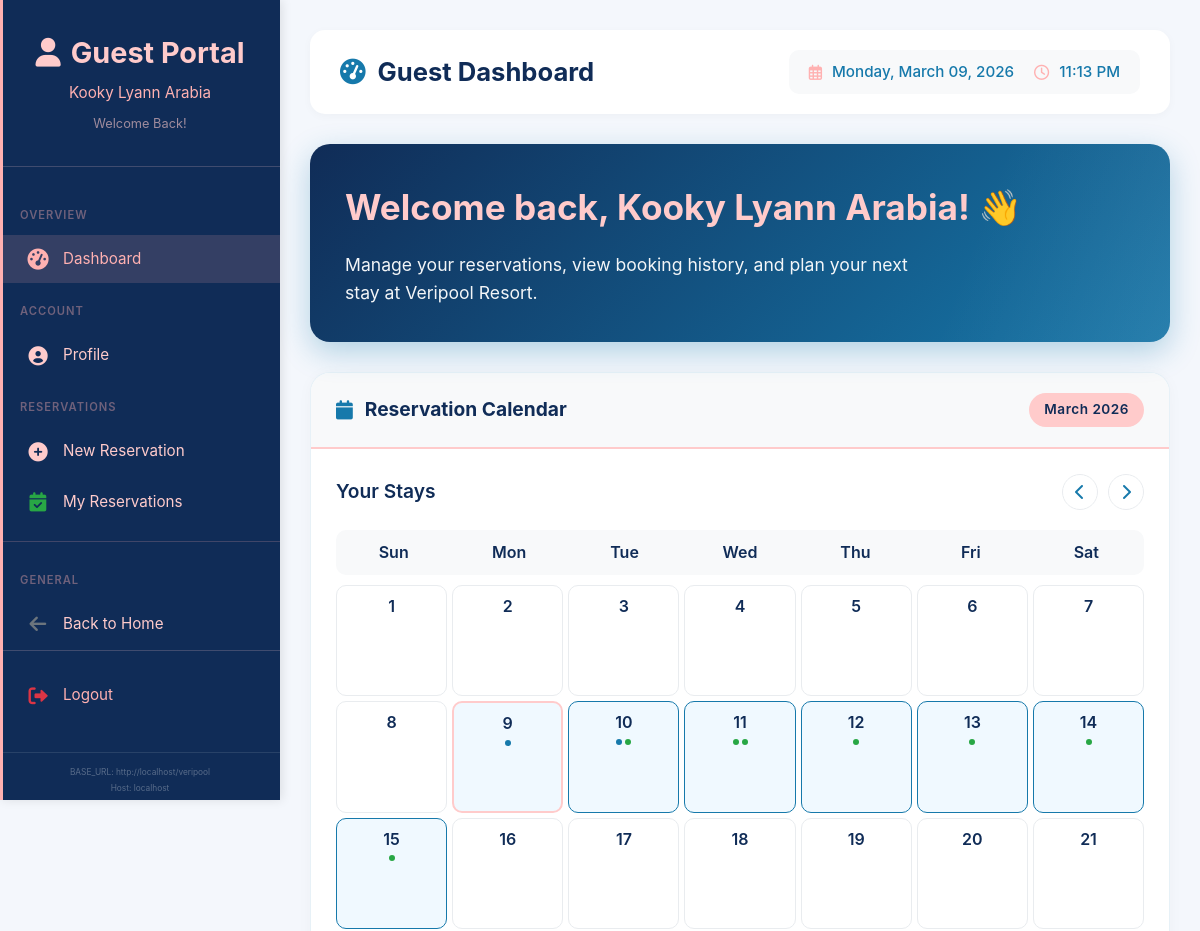
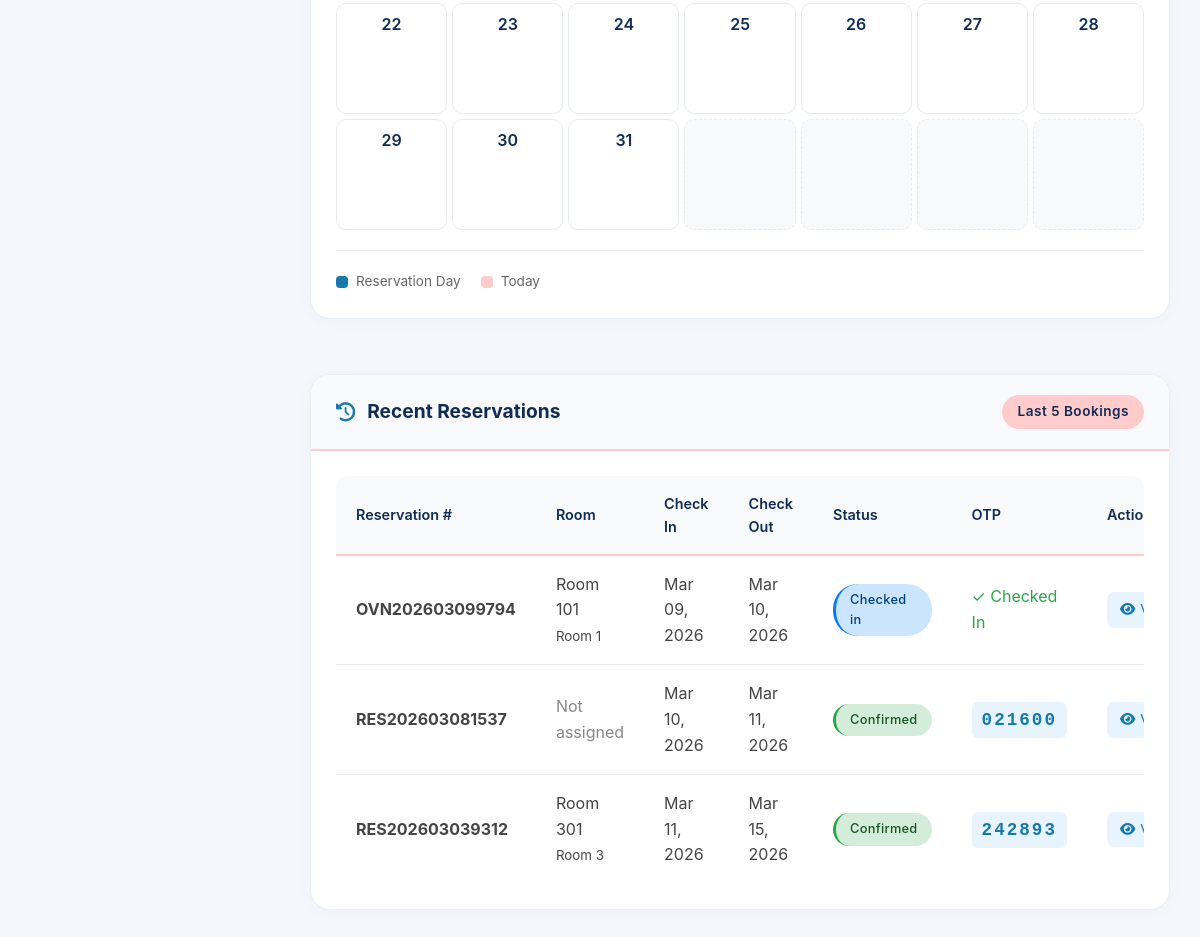
/guest/dashboard.php (signed in), run on the app's committed database (2 pictures, top to bottom).
### tables this page shows
CREATE TABLE `users` (
  `id` int(11) NOT NULL,
  `username` varchar(50) NOT NULL,
  `email` varchar(100) NOT NULL,
  `password` varchar(255) NOT NULL,
  `full_name` varchar(100) NOT NULL,
  `phone` varchar(20) DEFAULT NULL,
  `address` text DEFAULT NULL,
  `role` enum('super_admin','admin','staff','guest') DEFAULT 'guest',
  `status` enum('active','inactive') DEFAULT 'active',
  `is_walkin_account` tinyint(1) DEFAULT 0,
  `last_login` timestamp NULL DEFAULT NULL,
  `created_at` timestamp NOT NULL DEFAULT current_timestamp(),
  `updated_at` timestamp NOT NULL DEFAULT current_timestamp() ON UPDATE current_timestamp()
);

CREATE TABLE `reservations` (
  `id` int(11) NOT NULL,
  `reservation_number` varchar(20) NOT NULL,
  `user_id` int(11) DEFAULT NULL,
  `room_id` int(11) DEFAULT NULL,
  `cottage_id` int(11) DEFAULT NULL,
  `check_in_date` date NOT NULL,
  `check_out_date` date NOT NULL,
  `adults` int(11) DEFAULT 1,
  `children` int(11) DEFAULT 0,
  `seniors` int(11) NOT NULL DEFAULT 0,
  `total_guests` int(11) DEFAULT NULL,
  `accommodation_total` decimal(10,2) DEFAULT NULL,
  `entrance_fee_total` decimal(10,2) DEFAULT NULL,
  `total_amount` decimal(10,2) DEFAULT NULL,
  `amount_paid` decimal(10,2) DEFAULT 0.00,
  `payment_status` varchar(50) DEFAULT 'pending',
  `status` enum('pending','confirmed','checked_in','checked_out','cancelled') DEFAULT 'pending',
  `reservation_type` varchar(50) DEFAULT 'daytour',
  `otp_code` varchar(6) DEFAULT NULL,
  `otp_verified` tinyint(1) DEFAULT 0,
  `verified_by` int(11) DEFAULT NULL,
  `verified_at` datetime DEFAULT NULL,
  `created_by` varchar(20) DEFAULT 'online',
  `has_entrance_fee` tinyint(1) DEFAULT 0,
  `entrance_fee_amount` decimal(10,2) DEFAULT 0.00,
  `entrance_fee_paid` decimal(10,2) DEFAULT 0.00,
  `entrance_fee_guests` int(11) DEFAULT 0,
  `special_requests` text DEFAULT NULL,
  `created_at` timestamp NOT NULL DEFAULT current_timestamp(),
  `otp_required` tinyint(1) DEFAULT 1,
  `entry_pass_generated` tinyint(1) DEFAULT 0,
  `reminder_sent_3days` tinyint(1) DEFAULT 0,
  `reminder_sent_1day` tinyint(1) DEFAULT 0,
  `reminder_sent_today` tinyint(1) DEFAULT 0,
  `updated_at` timestamp NULL DEFAULT NULL ON UPDATE current_timestamp(),
  `checked_out_by` int(11) DEFAULT NULL,
  `checked_out_at` datetime DEFAULT NULL,
  `extended_at` datetime DEFAULT NULL,
  `extended_by` int(11) DEFAULT NULL,
  `cancelled_by` int(11) DEFAULT NULL,
  `cancelled_at` datetime DEFAULT NULL,
  `cancellation_reason` text DEFAULT NULL
);

CREATE TABLE `rooms` (
  `id` int(11) NOT NULL,
  `room_number` varchar(10) NOT NULL,
  `room_type_id` int(11) DEFAULT NULL,
  `floor` int(11) DEFAULT NULL,
  `status` enum('available','occupied','maintenance','reserved') DEFAULT 'available',
  `cleaning_status` enum('clean','pending','in_progress') DEFAULT 'clean',
  `notes` text DEFAULT NULL,
  `created_at` timestamp NOT NULL DEFAULT current_timestamp()
);

CREATE TABLE `room_types` (
  `id` int(11) NOT NULL,
  `name` varchar(50) NOT NULL,
  `description` text DEFAULT NULL,
  `max_occupancy` int(11) NOT NULL,
  `base_price` decimal(10,2) NOT NULL,
  `image_path` varchar(255) DEFAULT NULL,
  `amenities` text DEFAULT NULL,
  `created_at` timestamp NOT NULL DEFAULT current_timestamp()
);

### guest/dashboard.php (the view, shortened to what the rows shown need)
<?php
require_once BASE_PATH . '/includes/Database.php';
$db = Database::getInstance();
$current_user = $db->getRow("SELECT * FROM users WHERE id = ?", [$_SESSION['user_id']]);
$reservations = $db->getRows("
    SELECT r.*, rm.room_number, rt.name as room_type
    FROM reservations r
    LEFT JOIN rooms rm ON r.room_id = rm.id
    LEFT JOIN room_types rt ON rm.room_type_id = rt.id
    WHERE r.user_id = ?
    ORDER BY r.created_at DESC
", [$current_user['id']]);
?>
<!DOCTYPE html>
<html lang="en">
<head>
 <link rel="stylesheet" href="<?php echo BASE_URL; ?>/assets/css/style.css">
    <link rel="stylesheet" href="<?php echo BASE_URL; ?>/assets/css/admin.css">
    <link rel="stylesheet" href="/assets/css/sidebar.css">
    <link rel="stylesheet" href="https://cdnjs.cloudflare.com/ajax/libs/font-awesome/6.0.0/css/all.min.css">
</head>
<body>
    <?php include BASE_PATH . '/includes/sidebar.php'; ?>
    <div class="main-content">
        <div class="top-bar">
            <h1>
                <i class="fas fa-tachometer-alt"></i>
                Guest Dashboard
            </h1>
        </div>
        <div class="welcome-card">
            <h2>Welcome back, <?php echo htmlspecialchars($current_user['full_name'] ?: $current_user['username']); ?>! 👋</h2>
            <p>Manage your reservations, view booking history, and plan your next stay at Veripool Resort.</p>
        </div>
        <div class="dashboard-grid">
        <div class="card">
            <div class="card-body">
                <?php if (empty($reservations)): ?>
                    <div class="empty-state">
                        <i class="fas fa-calendar-times"></i>
                        <h3>No Reservations Yet</h3>
                        <p>Ready to experience Veripool Resort? Start planning your perfect stay today!</p>
                        <a href="new-reservation.php" class="btn-primary">
                            <i class="fas fa-plus-circle"></i> Book Your First Stay
                        </a>
                    </div>
                <?php else: ?>
                    <div class="table-responsive">
                        <table>
                            <thead>
                                <tr>
                                    <th>Reservation #</th>
                                    <th>Room</th>
                                    <th>Check In</th>
                                    <th>Check Out</th>
                                    <th>Status</th>
                                    <th>OTP</th>
                                    <th>Actions</th>
                                </tr>
                            </thead>
                            <tbody>
                                <?php foreach (array_slice($reservations, 0, 5) as $res): ?>
                                <tr>
                                    <td><strong><?php echo htmlspecialchars($res['reservation_number']); ?></strong></td>
                                    <td>
                                        <?php if ($res['room_number']): ?>
                                            Room <?php echo htmlspecialchars($res['room_number']); ?>
                                            <br><small><?php echo htmlspecialchars($res['room_type']); ?></small>
                                        <?php else: ?>
                                            <span style="color: #888;">Not assigned</span>
                                        <?php endif; ?>
                                    </td>
                                    <td><?php echo date('M d, Y', strtotime($res['check_in_date'])); ?></td>
                                    <td><?php echo date('M d, Y', strtotime($res['check_out_date'])); ?></td>
                                    <td>
                                        <span class="status-badge status-<?php echo $res['status']; ?>">
                                            <?php echo ucfirst(str_replace('_', ' ', $res['status'])); ?>
                                        </span>
                                    </td>
                                    <td>
                                        <?php if ($res['otp_code'] && $res['status'] == 'confirmed'): ?>
                                            <span class="otp-code"><?php echo htmlspecialchars($res['otp_code']); ?></span>
                                        <?php elseif ($res['status'] == 'checked_in'): ?>
                                            <span style="color: #28a745;">✓ Checked In</span>
                                        <?php else: ?>
                                            <span style="color: #888;">—</span>
                                        <?php endif; ?>
                                    </td>
                                    <td>
                                        <a href="view-reservation.php?id=<?php echo $res['id']; ?>" class="action-btn btn-view">
                                            <i class="fas fa-eye"></i> View
                                        </a>
                                    </td>
                                </tr>
                                <?php endforeach; ?>
                            </tbody>
                        </table>
                    </div>
                <?php endif; ?>
            </div>
        </div>
    </div>
</body>
</html>

### includes/sidebar.php (shortened to what the rows shown need)
<?php
$user_role = $current_user['role'] ?? 'guest';
$user_name = $current_user['full_name'] ?? $current_user['username'] ?? 'User';
?>
<div class="sidebar <?php echo $user_role; ?>-sidebar" id="sidebar">
    <div class="sidebar-header <?php echo $user_role; ?>-header">
        <h2>
            <?php if ($user_role == 'super_admin'): ?>
                <i class="fas fa-crown"></i>
            <?php elseif ($user_role == 'admin'): ?>
                <i class="fas fa-user-shield"></i>
            <?php elseif ($user_role == 'staff'): ?>
                <i class="fas fa-user-tie"></i>
            <?php else: ?>
                <i class="fas fa-user"></i>
            <?php endif; ?>
            <span>
                <?php
                if ($user_role == 'super_admin') echo 'Super Admin';
                elseif ($user_role == 'admin') echo 'Admin';
                elseif ($user_role == 'staff') echo 'Staff';
                else echo 'Guest Portal';
                ?>
            </span>
        </h2>
        <p><?php echo htmlspecialchars($user_name); ?></p>
        <small>
            <?php
            if ($user_role == 'super_admin') echo 'Full Access';
            elseif ($user_role == 'admin') echo 'Management';
            elseif ($user_role == 'staff') echo 'Front Desk';
            else echo 'Welcome Back!';
            ?>
        </small>
    </div>
</div>

### data on the page
users: full_name "Kooky Lyann Arabia"
reservations: reservation_number "OVN202603099794", room.room_number "101", room_types.name "Room 1", check_in_date "Mar 09, 2026", check_out_date "Mar 10, 2026", status "Checked in", otp_code "✓ Checked In"
reservations: reservation_number "RES202603081537", shows "Not assigned", check_in_date "Mar 10, 2026", check_out_date "Mar 11, 2026", status "Confirmed", otp_code "021600"
reservations: reservation_number "RES202603039312", room.room_number "301", room_types.name "Room 3", check_in_date "Mar 11, 2026", check_out_date "Mar 15, 2026", status "Confirmed", otp_code "242893"

### other printed values
BASE_URL "http://localhost/veripool"
$_SERVER['HTTP_HOST'] "localhost"
$month_name "March 2026"
